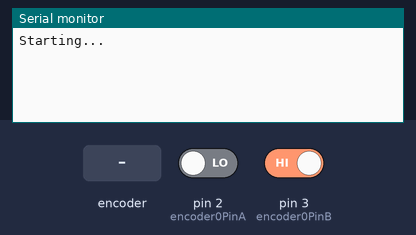
The sketch below on a simulated Arduino Uno, built with avr-gcc and run on an emulated ATmega328P. Shown: the last lines printed to the serial monitor. The test bench sets the inputs (shaded band); at power-on: pin 2 (encoder0PinA) LOW, pin 3 (encoder0PinB) HIGH.

Above: at 1.2 s.
1.3 s: rotary encoder on pin 2 (encoder0PinA) / pin 3 (encoder0PinB) turned 1 step (first pin leading)
At 2.6 s:
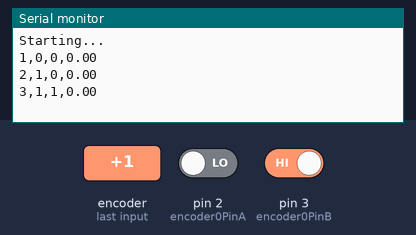
3.0 s: rotary encoder on pin 2 (encoder0PinA) / pin 3 (encoder0PinB) turned 1 step (first pin leading)
At 3.9 s:
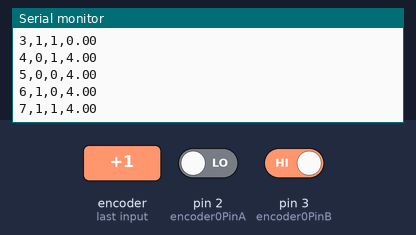
Timing chart, 0 to 6.0 s (numbered marks = the images above; inputs shaded):
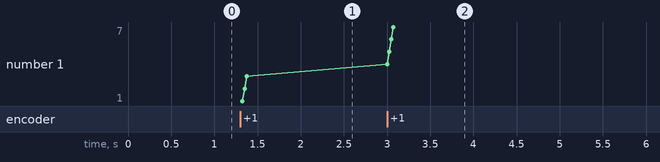

The sketch:

Dome_position_encoder.ino
```cpp
// (licence header left out)
#define encoder0PinA  2
#define encoder0PinB  3
#define numberTeeth 87

#define DEBUG 1

volatile unsigned int encoder0Pos = 0;

void setup() {
  pinMode(encoder0PinA, INPUT);
  pinMode(encoder0PinB, INPUT);

  // encoder pin on interrupt 0 (pin 2)
  attachInterrupt(0, doEncoderA, CHANGE);

  // encoder pin on interrupt 1 (pin 3)
  attachInterrupt(1, doEncoderB, CHANGE);

  Serial.begin (115200);
  Serial.println("Starting...");
}

void loop() {
  //Do stuff here
}

void changePos(int x) {
  encoder0Pos = encoder0Pos + x;
  // it takes 4 increments of encoder0Pos to transit from one tooth to the next
  if (encoder0Pos == (numberTeeth*4))
         encoder0Pos = 0;
  if (encoder0Pos == -1)
         encoder0Pos = (numberTeeth*4) - 1;
  #if (DEBUG>0)
    Serial.print(encoder0Pos);
    Serial.print(",");
    Serial.print(digitalRead(encoder0PinA));
    Serial.print(",");
    Serial.print(digitalRead(encoder0PinB));
    Serial.print(",");
    Serial.println(calcDegrees());
  #endif
}

float calcDegrees() {
  return (encoder0Pos/4) * (360/numberTeeth);
}

void doEncoderA() {
  // look for a low-to-high on channel A
  if (digitalRead(encoder0PinA) == HIGH) {
    // check channel B to see which way encoder is turning
    if (digitalRead(encoder0PinB) == LOW)
      changePos(1);          // CW
    else
      changePos(-1);         // CCW
  } else {
    // must be a high-to-low edge on channel A
    // check channel B to see which way encoder is turning
    if (digitalRead(encoder0PinB) == HIGH)
      changePos(1);          // CW
    else
      changePos(-1);         // CCW
  }
}

void doEncoderB() {
  // look for a low-to-high on channel B
  if (digitalRead(encoder0PinB) == HIGH) {
    // check channel A to see which way encoder is turning
    if (digitalRead(encoder0PinA) == HIGH)
      changePos(1);          // CW
    else
      changePos(-1);         // CCW
  } else {
    // Look for a high-to-low on channel B
    // check channel B to see which way encoder is turning
    if (digitalRead(encoder0PinA) == LOW)
      changePos(1);          // CW
    else
      changePos(-1);         // CCW
  }
}
```

Measured:
- after the input at 1.3 s, the serial monitor: prints a new line at once (image 1)
- after the input at 3.0 s, the serial monitor: prints a new line at once (image 2)
- plotted number 1: 3 → 7 after the input at 3.0 s
